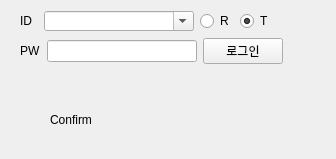
           <widget class="QWidget" name="tab_3">
            <attribute name="title">
             <string>Teamup</string>
            </attribute>
            <widget class="QWidget" name="layoutWidget_7">
             <property name="geometry">
              <rect>
               <x>20</x>
               <y>90</y>
               <width>210</width>
               <height>60</height>
              </rect>
             </property>
             <layout class="QHBoxLayout" name="horizontalLayout_29">
              <item>
               <widget class="QPushButton" name="pushButton_2">
                <property name="text">
                 <string>Confirm</string>
                </property>
                <property name="icon">
                 <iconset resource="teamup.qrc">
                  <normaloff>:/icon/icons/if_Rounded-06_2024632.ico</normaloff>:/icon/icons/if_Rounded-06_2024632.ico</iconset>
                </property>
                <property name="iconSize">
                 <size>
                  <width>50</width>
                  <height>50</height>
                 </size>
                </property>
                <property name="flat">
                 <bool>true</bool>
                </property>
               </widget>
              </item>
              <item>
               <widget class="QPushButton" name="pushButton_3">
                <property name="text">
                 <string/>
                </property>
                <property name="icon">
                 <iconset resource="teamup.qrc">
                  <normaloff>:/icon/icons/Option.png</normaloff>:/icon/icons/Option.png</iconset>
                </property>
                <property name="iconSize">
                 <size>
                  <width>50</width>
                  <height>50</height>
                 </size>
                </property>
                <property name="flat">
                 <bool>true</bool>
                </property>
               </widget>
              </item>
             </layout>
            </widget>
            <widget class="QWidget" name="layoutWidget">
             <property name="geometry">
              <rect>
               <x>20</x>
               <y>10</y>
               <width>307</width>
               <height>57</height>
              </rect>
             </property>
             <layout class="QVBoxLayout" name="verticalLayout_18">
              <item>
               <layout class="QHBoxLayout" name="horizontalLayout_25">
                <item>
                 <layout class="QHBoxLayout" name="horizontalLayout_26">
                  <item>
                   <widget class="QLabel" name="label_11">
                    <property name="maximumSize">
                     <size>
                      <width>18</width>
                      <height>16777215</height>
                     </size>
                    </property>
                    <property name="text">
                     <string>ID  </string>
                    </property>
                   </widget>
                  </item>
                  <item>
                   <widget class="QComboBox" name="comboBox_inputID">
                    <property name="minimumSize">
                     <size>
                      <width>150</width>
                      <height>20</height>
                     </size>
                    </property>
                    <property name="editable">
                     <bool>true</bool>
                    </property>
                    <property name="insertPolicy">
                     <enum>QComboBox::InsertAfterCurrent</enum>
                    </property>
                   </widget>
                  </item>
                 </layout>
                </item>
                <item>
                 <widget class="QRadioButton" name="radioButton_real">
                  <property name="text">
                   <string>R</string>
                  </property>
                 </widget>
                </item>
                <item>
                 <widget class="QRadioButton" name="radioButton_test">
                  <property name="text">
                   <string>T</string>
                  </property>
                  <property name="checked">
                   <bool>true</bool>
                  </property>
                 </widget>
                </item>
                <item>
                 <spacer name="horizontalSpacer_5">
                  <property name="orientation">
                   <enum>Qt::Horizontal</enum>
                  </property>
                  <property name="sizeHint" stdset="0">
                   <size>
                    <width>40</width>
                    <height>20</height>
                   </size>
                  </property>
                 </spacer>
                </item>
               </layout>
              </item>
              <item>
               <layout class="QHBoxLayout" name="horizontalLayout_27">
                <item>
                 <layout class="QHBoxLayout" name="horizontalLayout_28">
                  <item>
                   <widget class="QLabel" name="label_12">
                    <property name="text">
                     <string>PW</string>
                    </property>
                   </widget>
                  </item>
                  <item>
                   <widget class="QLineEdit" name="lineEdit_inputPW">
                    <property name="sizePolicy">
                     <sizepolicy hsizetype="Preferred" vsizetype="Fixed">
                      <horstretch>0</horstretch>
                      <verstretch>0</verstretch>
                     </sizepolicy>
                    </property>
                    <property name="minimumSize">
                     <size>
                      <width>150</width>
                      <height>20</height>
                     </size>
                    </property>
                    <property name="echoMode">
                     <enum>QLineEdit::Password</enum>
                    </property>
                   </widget>
                  </item>
                 </layout>
                </item>
                <item>
                 <widget class="QPushButton" name="pushButton_login">
                  <property name="text">
                   <string>로그인</string>
                  </property>
                 </widget>
                </item>
                <item>
                 <spacer name="horizontalSpacer_6">
                  <property name="orientation">
                   <enum>Qt::Horizontal</enum>
                  </property>
                  <property name="sizeHint" stdset="0">
                   <size>
                    <width>40</width>
                    <height>20</height>
                   </size>
                  </property>
                 </spacer>
                </item>
               </layout>
              </item>
             </layout>
            </widget>
           </widget>
